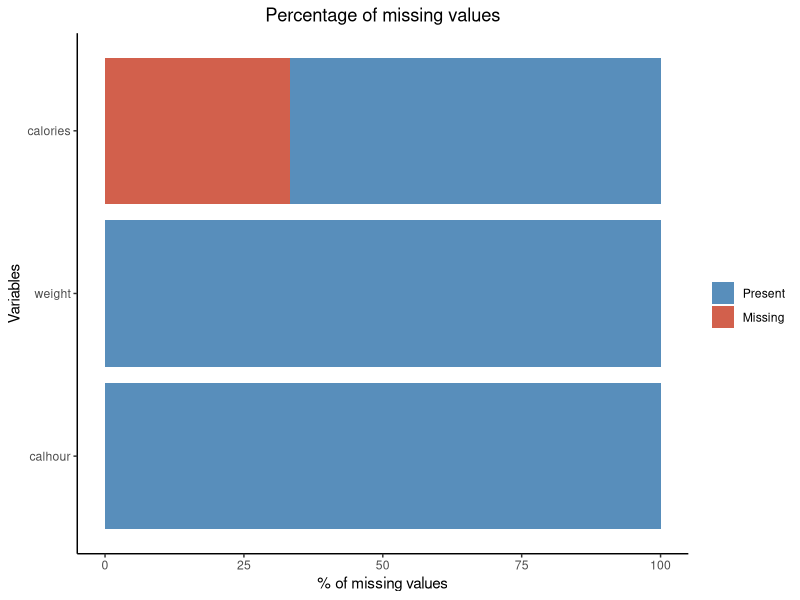
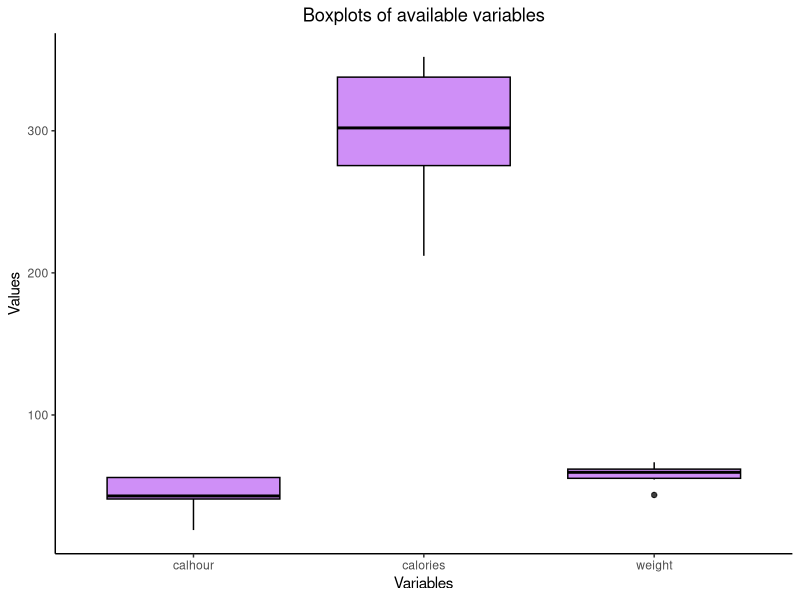
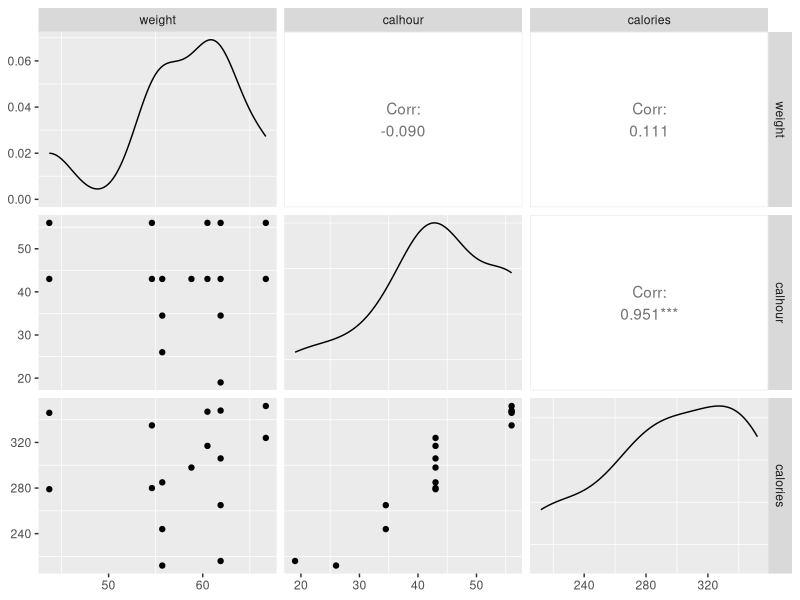
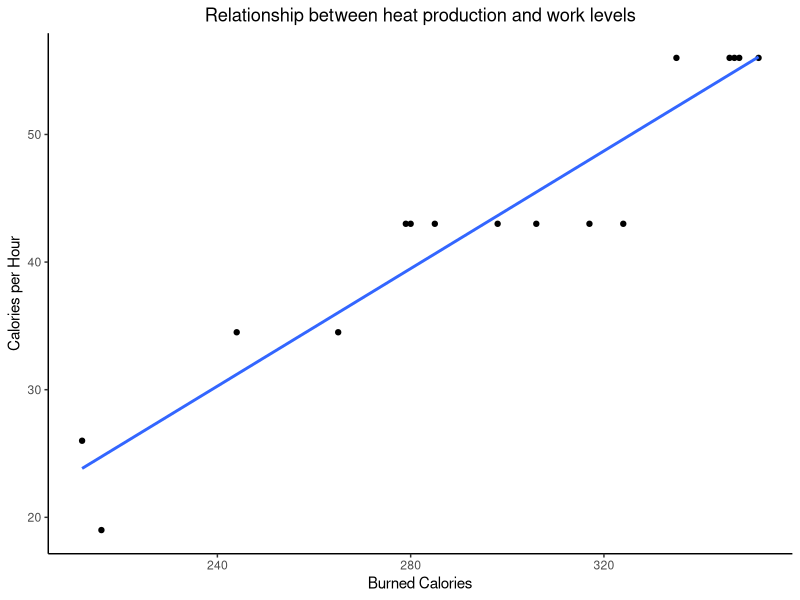

The R script that drew these images, in order:
library(tidyverse)
library(GGally)

dataframe <- read.table('./muscle-incomplete.txt', header = TRUE)

# Exploring missing data by visual aids
missing_values <- dataframe %>%
  	gather(key = 'key', value = 'val') %>%
  	mutate(isna = is.na(val)) %>%
  	group_by(key) %>%
	mutate(total = n()) %>%
	group_by(key, total, isna) %>%
	summarise(num.isna = n()) %>%
	mutate(pct = num.isna / total * 100)

percentage.plot <- ggplot(data = missing_values) +
	geom_bar(aes(x = reorder(key, desc(pct)), y = pct, fill = isna), stat = 'identity', alpha = 0.9) +
	scale_fill_manual(name = '', values = c('steelblue', 'tomato3'), labels = c('Present', 'Missing')) +
	coord_flip() +
	labs(title = 'Percentage of missing values', x = 'Variables', y = '% of missing values') +
	theme_classic() +
	theme(plot.title = element_text(hjust = 0.5))

percentage.plot

dataframe <- na.omit(dataframe)

# Descriptive statistics
dataframe %>% select(weight, calhour, calories) %>%
	pivot_longer(data = ., cols = c(weight, calhour, calories), names_to = 'Variables', values_to = 'Values') %>%
	ggplot(aes(x = Variables, y = Values)) +
	geom_boxplot(color = 'black', fill = 'purple', alpha = 0.5) +
	labs(title = 'Boxplots of available variables') +
	theme_classic() +
	theme(plot.title = element_text(hjust = 0.5))
# No outliners

dataframe %>% ggpairs(data = ., ) + theme(panel.grid.major = element_blank())

# There is high positive correlation between variables calories and calories per hour
dataframe %>% ggplot(data = ., aes(x = calories, y = calhour)) +
	geom_point() +
	geom_smooth(method = 'lm', se = FALSE) +
	labs(x = 'Burned Calories', y = 'Calories per Hour',
		 title = 'Relationship between heat production and work levels') +
	theme_classic() +
	theme(plot.title = element_text(hjust = 0.5))

# Exploring the results of linear regression
model <- lm(calhour ~ calories, data = dataframe)
summary(model)
model1 <- lm(calhour ~ calories + weight, data = dataframe)
summary(model1)	# Adding weight as second predictor slightly improve R-squared